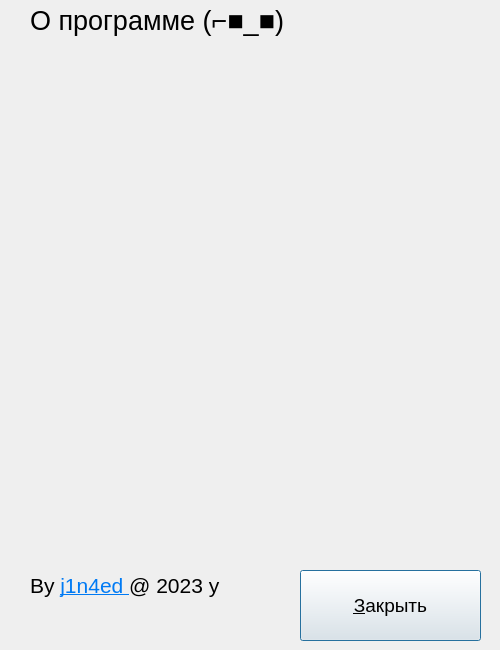
<?xml version="1.0" encoding="UTF-8"?>
<ui version="4.0">
 <class>About</class>
 <widget class="QDialog" name="About">
  <property name="geometry">
   <rect>
    <x>0</x>
    <y>0</y>
    <width>500</width>
    <height>650</height>
   </rect>
  </property>
  <property name="sizePolicy">
   <sizepolicy hsizetype="Preferred" vsizetype="Preferred">
    <horstretch>0</horstretch>
    <verstretch>0</verstretch>
   </sizepolicy>
  </property>
  <property name="minimumSize">
   <size>
    <width>500</width>
    <height>650</height>
   </size>
  </property>
  <property name="maximumSize">
   <size>
    <width>500</width>
    <height>650</height>
   </size>
  </property>
  <property name="windowTitle">
   <string>О программе</string>
  </property>
  <widget class="QLabel" name="label_top">
   <property name="geometry">
    <rect>
     <x>30</x>
     <y>0</y>
     <width>441</width>
     <height>41</height>
    </rect>
   </property>
   <property name="font">
    <font>
     <pointsize>20</pointsize>
    </font>
   </property>
   <property name="text">
    <string>О программе (⌐■_■)</string>
   </property>
  </widget>
  <widget class="QLabel" name="label_bottom">
   <property name="geometry">
    <rect>
     <x>30</x>
     <y>570</y>
     <width>341</width>
     <height>31</height>
    </rect>
   </property>
   <property name="font">
    <font>
     <pointsize>16</pointsize>
    </font>
   </property>
   <property name="text">
    <string>&lt;html&gt;&lt;head/&gt;&lt;body&gt;&lt;p&gt;By &lt;a href=&quot;https://github.com/J1n4ed&quot;&gt;&lt;span style=&quot; text-decoration: underline; color:#007af4;&quot;&gt;j1n4ed &lt;/span&gt;&lt;/a&gt;@ 2023 y&lt;/p&gt;&lt;/body&gt;&lt;/html&gt;</string>
   </property>
   <property name="openExternalLinks">
    <bool>true</bool>
   </property>
  </widget>
  <widget class="QPushButton" name="pb_close_about">
   <property name="geometry">
    <rect>
     <x>300</x>
     <y>570</y>
     <width>181</width>
     <height>71</height>
    </rect>
   </property>
   <property name="font">
    <font>
     <pointsize>14</pointsize>
    </font>
   </property>
   <property name="text">
    <string>&amp;Закрыть</string>
   </property>
  </widget>
  <widget class="QLabel" name="lable_image">
   <property name="geometry">
    <rect>
     <x>50</x>
     <y>70</y>
     <width>401</width>
     <height>461</height>
    </rect>
   </property>
   <property name="text">
    <string/>
   </property>
  </widget>
 </widget>
 <resources/>
 <connections/>
</ui>
